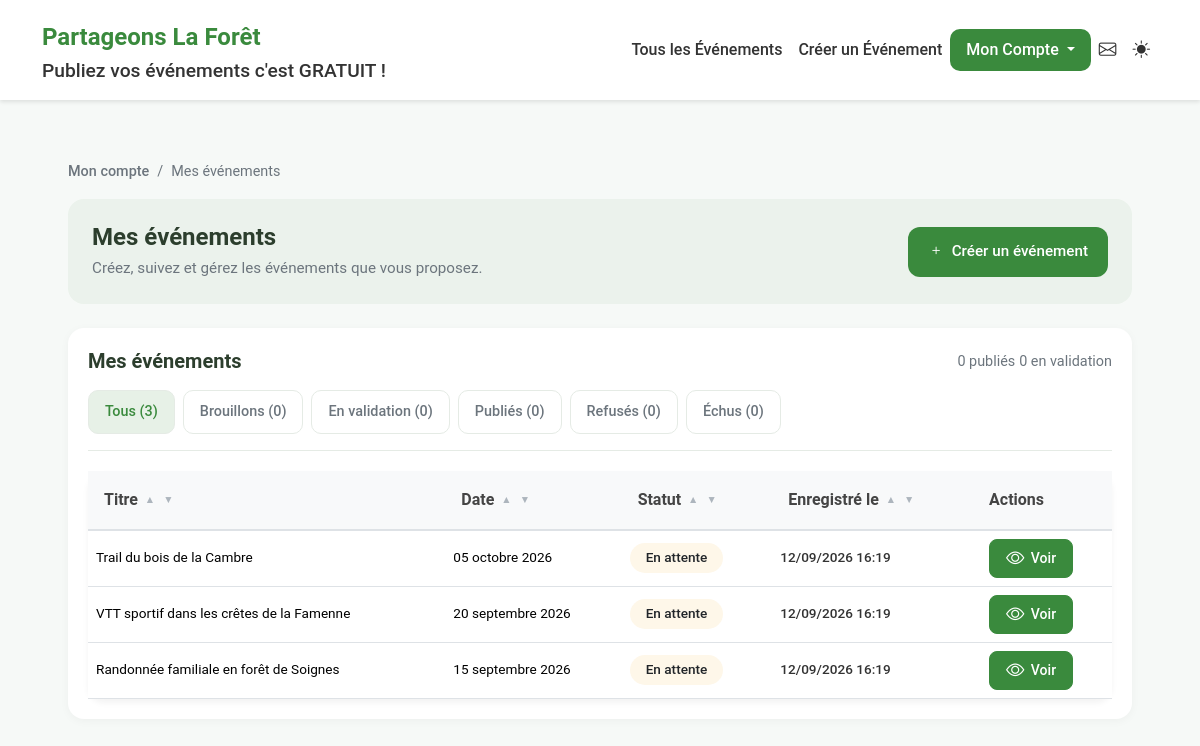
/pages/user/my-events.php (signed in), run on the app's committed database.
### tables this page shows
CREATE TABLE IF NOT EXISTS `events` (
    `id` INT NOT NULL AUTO_INCREMENT,
    `title` VARCHAR(255) NOT NULL,
    `description` TEXT,
    `category_id` INT DEFAULT NULL,
    `date` DATE NOT NULL,
    `start_time` TIME NOT NULL,
    `end_time` TIME DEFAULT NULL,
    `registration_opens` TIME DEFAULT NULL,
    `registration_closes` TIME DEFAULT NULL,
    `location` VARCHAR(255) DEFAULT NULL,
    `venue` VARCHAR(255) DEFAULT NULL,
    `coordinates` VARCHAR(255) DEFAULT NULL,
    `meeting_name` VARCHAR(255) DEFAULT NULL,
    `meeting_address` VARCHAR(255) DEFAULT NULL,
    `meeting_city` VARCHAR(255) DEFAULT NULL,
    `meeting_coordinates` VARCHAR(255) DEFAULT NULL,
    `difficulty` ENUM('easy','medium','hard') DEFAULT NULL,
    `max_participants` INT DEFAULT NULL,
    `status` ENUM('draft','published','approved','pending','rejected','expired') DEFAULT 'draft',
    `submitted_at` DATETIME DEFAULT NULL,
    `validated_at` DATETIME DEFAULT NULL,
    `validated_by` INT DEFAULT NULL,
    `rejection_reason` VARCHAR(1000) DEFAULT NULL,
    `main_image_path` VARCHAR(255) DEFAULT NULL,
    `main_image` VARCHAR(255) DEFAULT NULL,
    `user_id` INT DEFAULT NULL,
    `organizer_id` INT DEFAULT NULL,
    `created_by` INT DEFAULT NULL,
    `organisation` VARCHAR(40) DEFAULT NULL,
    `has_gpx` TINYINT DEFAULT 0,
    `gpx_path` VARCHAR(255) DEFAULT NULL,
    `gpx_downloadable` TINYINT DEFAULT 0,
    `view_count` INT DEFAULT 0,
    `created_at` TIMESTAMP NOT NULL DEFAULT CURRENT_TIMESTAMP,
    `updated_at` TIMESTAMP NULL DEFAULT NULL ON UPDATE CURRENT_TIMESTAMP,
    PRIMARY KEY (`id`),
    KEY `category_id` (`category_id`),
    KEY `user_id` (`user_id`),
    KEY `status` (`status`),
    KEY `date` (`date`),
    KEY `status_date` (`status`, `date`),
    CONSTRAINT `events_ibfk_1` FOREIGN KEY (`category_id`) REFERENCES `event_categories` (`id`) ON DELETE SET NULL,
    CONSTRAINT `events_ibfk_2` FOREIGN KEY (`user_id`) REFERENCES `users` (`id`) ON DELETE SET NULL
);

### pages/user/my-events.php (the view, shortened to what this page needs)
<?php
$totalEvents = 0;
$approvedEvents = [];
$pendingEvents = [];
$draftEvents = [];
$rejectedEvents = [];
$expiredEvents = [];
$currentTab = 'all';
$filteredEvents = [];
try {
    $db = getConnection();
    $stmt = $db->prepare('SELECT * FROM users WHERE id = ?');
    $stmt->execute([getCurrentUserId()]);
    $user = $stmt->fetch();
    $stmt = $db->prepare('
        SELECT * FROM events
        WHERE user_id = ?
        ORDER BY date DESC, start_time DESC
    ');
    $stmt->execute([$user['id']]);
    $events = $stmt->fetchAll(PDO::FETCH_ASSOC);
    $stmt2 = $db->prepare('
        SELECT d.* FROM draft_events d
        WHERE d.user_id = ?
          AND (d.status IS NULL OR d.status != \'published\')
          AND NOT (
              d.original_event_id IS NULL
              AND EXISTS (
                  SELECT 1 FROM events e
                  WHERE e.user_id = d.user_id
                    AND e.title = d.title
                    AND e.date = d.date
              )
          )
        ORDER BY d.updated_at DESC
    ');
    $stmt2->execute([$user['id']]);
    $drafts = $stmt2->fetchAll(PDO::FETCH_ASSOC);
    $events = array_merge($events, $drafts);
    $totalEvents = count($events);
    $approvedEvents = array_filter($events, function($event) {
        return ($event['status'] ?? '') === 'approved';
    });
    $pendingEvents = array_filter($events, function($event) {
        return ($event['status'] ?? '') === 'pending';
    });
    $draftEvents = array_filter($events, function($event) {
        return ($event['status'] ?? '') === 'draft';
    });
    $rejectedEvents = array_filter($events, function($event) {
        return ($event['status'] ?? '') === 'rejected';
    });
    $today = new DateTime('today');
    $expiredEvents = array_filter($events, function($event) use ($today) {
        $status = $event['status'] ?? '';
        if ($status === 'expired') return true;
        if ($status === 'approved' && !empty($event['date'])) {
            try { return (new DateTime($event['date'])) < $today; } catch (Exception $e) { return false; }
        }
        return false;
    });
    $currentTab = $_GET['status'] ?? 'all';
    $filteredEvents = $events;
} catch (Exception $e) {
    error_log('Erreur my-events.php: ' . $e->getMessage());
    addFlashMessage('danger', "Une erreur est survenue lors de la récupération de vos événements.");
}
function getStatusBadge(?string $status, bool $isCancelled = false, ?string $eventDate = null): string {
    switch ($status) {
        default:
            return '<span class="badge bg-warning text-dark">En attente</span>';
    }
}
function formatEventDate(?string $date): string {
    $timestamp = strtotime($date);
    if (class_exists('IntlDateFormatter')) {
        $formatter = new IntlDateFormatter(
            'fr_FR',
            IntlDateFormatter::LONG,
            IntlDateFormatter::NONE,
            null,
            null,
            'dd MMMM yyyy'
        );
        return $formatter->format($timestamp);
    }
    $months = [
        1 => 'janvier', 'février', 'mars', 'avril', 'mai', 'juin',
        'juillet', 'août', 'septembre', 'octobre', 'novembre', 'décembre'
    ];
    return date('j', $timestamp) . ' ' . $months[(int) date('n', $timestamp)] . ' ' . date('Y', $timestamp);
}
require_once __DIR__ . '/../../templates/layouts/header-solid.php';
?>
<link rel="stylesheet" href="/assets/css/pages/user/my-events.css">
<main class="my-events-container">
    <nav class="my-events-breadcrumb" aria-label="Breadcrumb">
        <ol>
            <li><a href="/pages/user/profile.php">Mon compte</a></li>
            <li><span aria-current="page">Mes événements</span></li>
        </ol>
    </nav>
    <section class="my-events-hero" aria-labelledby="events-hero-title">
        <div class="my-events-hero-text">
            <h1 id="events-hero-title">Mes événements</h1>
            <p>Créez, suivez et gérez les événements que vous proposez.</p>
        </div>
        <a href="/?create=1" class="btn btn-create">
            <i class="bi bi-plus" aria-hidden="true"></i>
            Créer un événement
        </a>
    </section>
    <section class="my-events-card" aria-labelledby="events-section-title">
        <div class="my-events-card-header">
            <h2 id="events-section-title">Mes événements</h2>
            <div class="my-events-counts">
                <span><?= count($approvedEvents) ?> publiés</span>
                <span><?= count($pendingEvents) ?> en validation</span>
            </div>
        </div>
        <nav class="my-events-tabs" aria-label="Filtrer les événements">
            <?php
            $tabs = [
                'all'      => ['Tous', $totalEvents],
                'draft'    => ['Brouillons', count($draftEvents)],
                'pending'  => ['En validation', count($pendingEvents)],
                'approved' => ['Publiés', count($approvedEvents)],
                'rejected' => ['Refusés', count($rejectedEvents)],
                'expired'  => ['Échus', count($expiredEvents)],
            ];
            foreach ($tabs as $status => $tab):
                $isActive = $currentTab === $status;
            ?>
                <a class="my-events-tab <?= $isActive ? 'active' : '' ?>"
                   href="?status=<?= $status ?>"
                   <?= $isActive ? 'aria-current="page"' : '' ?>>
                    <?= $tab[0] ?> (<?= $tab[1] ?>)
                </a>
            <?php endforeach; ?>
        </nav>
        <div class="my-events-content">
            <?php if (empty($filteredEvents)): ?>
                <div class="my-events-empty">
                    <span class="my-events-empty-icon" aria-hidden="true">+</span>
                    <h3>Créez votre premier événement</h3>
                    <p>Proposez une randonnée, un parcours VTT ou une activité nature. Vous pourrez l’enregistrer en brouillon avant de le soumettre.</p>
                    <a href="/?create=1" class="btn btn-create">
                        <i class="bi bi-plus" aria-hidden="true"></i>
                        Créer un événement
                    </a>
                </div>
            <?php else: ?>
                <div class="events-table">
                    <div class="table-responsive">
                        <table class="table table-modern align-middle" id="my-events-table">
                            <thead>
                                <tr>
                                    <th><button type="button" class="sort-toggle" data-sort="title" aria-label="Trier par titre">Titre <span class="arrows"><span class="caret up">▲</span><span class="caret down">▼</span></span></button></th>
                                    <th><button type="button" class="sort-toggle" data-sort="date" aria-label="Trier par date">Date <span class="arrows"><span class="caret up">▲</span><span class="caret down">▼</span></span></button></th>
                                    <th><button type="button" class="sort-toggle" data-sort="status" aria-label="Trier par statut">Statut <span class="arrows"><span class="caret up">▲</span><span class="caret down">▼</span></span></button></th>
                                    <th><button type="button" class="sort-toggle" data-sort="recorded" aria-label="Trier par enregistrement">Enregistré le <span class="arrows"><span class="caret up">▲</span><span class="caret down">▼</span></span></button></th>
                                    <th class="text-start ps-1">Actions</th>
                                </tr>
                            </thead>
                            <tbody class="myev-compact">
                                <?php foreach ($filteredEvents as $event): ?>
                                    <?php
                                        $ts = $event['created_at'] ?? $event['updated_at'] ?? null;
                                        $tsOut = '';
                                        $tsEpoch = '';
                                        if ($ts) {
                                            try { $dt = new DateTime($ts); $tsOut = $dt->format('d/m/Y H:i'); $tsEpoch = $dt->getTimestamp(); } catch (Exception $e) { $tsOut = ''; $tsEpoch = ''; }
                                        }
                                        $titleText = trim((string)($event['title'] ?? ''));
                                        $eventDateStr = ($event['status'] === 'draft') ? ($event['created_at'] ?? $event['date'] ?? null) : ($event['date'] ?? null);
                                        $eventDateEpoch = '';
                                        if ($eventDateStr) { $eventDateEpoch = strtotime($eventDateStr) ?: ''; }
                                        $statusText = (string)($event['status'] ?? '');
                                    ?>
                                    <tr class="<?= filter_var($event['is_cancelled'] ?? false, FILTER_VALIDATE_BOOLEAN) ? 'event-cancelled' : '' ?>" data-title="<?= htmlspecialchars($titleText) ?>" data-date-ts="<?= htmlspecialchars($eventDateEpoch) ?>" data-status="<?= htmlspecialchars($statusText) ?>" data-recorded-ts="<?= htmlspecialchars($tsEpoch) ?>">
                                        <td class="cell-title">
                                            <?php if ($event['status'] === 'draft'): ?>
                                                <a href="/?create=1&draft_id=<?= (int)$event['id'] ?>" class="draft-title">
                                                    <?= htmlspecialchars($event['title'] ?? '') ?>
                                                </a>
                                            <?php else: ?>
                                                <span class="title-text"><?= htmlspecialchars($event['title'] ?? '') ?></span>
                                            <?php endif; ?>
                                        </td>
                                        <td class="cell-date">
                                            <?php if ($event['status'] === 'draft'): ?>
                                                <?= formatEventDate($event['created_at'] ?? $event['date']) ?>
                                            <?php else: ?>
                                                <?= formatEventDate($event['date']) ?>
                                            <?php endif; ?>
                                        </td>
                                        <td class="cell-status"><?= getStatusBadge($event['status'], filter_var($event['is_cancelled'] ?? false, FILTER_VALIDATE_BOOLEAN), $event['date'] ?? null) ?></td>
                                        <td class="cell-recorded"><span class="myev-recorded"><?= htmlspecialchars($tsOut) ?></span></td>
                                        <td class="text-start ps-1">
                                            <?php if ($event['status'] === 'draft'): ?>
                                                <button type="button" class="btn btn-sm btn-action btn-delete" data-bs-toggle="modal" data-bs-target="#deleteConfirmModal" data-draft-id="<?= (int)$event['id'] ?>" title="Supprimer">
                                                    <i class="bi bi-trash"></i><span>Supprimer</span>
                                                </button>
                                            <?php else: ?>
                                                <div class="btn-actions">
                                                    <a href="/event/<?= $event['id'] ?>"
                                                       class="btn btn-sm btn-action btn-view" title="Voir">
                                                        <i class="bi bi-eye"></i><span>Voir</span>
                                                    </a>
                                                </div>
                                            <?php endif; ?>
                                        </td>
                                    </tr>
                                <?php endforeach; ?>
                            </tbody>
                        </table>
                    </div>
                </div>
            <?php endif; ?>
        </div>
    </section>
</main>
<?php require_once __DIR__ . '/../../templates/layouts/footer.php'; ?>

### data on the page
events: title "Trail du bois de la Cambre", date "05 octobre 2026", status "En attente", created_at "12/09/2026 16:19"
events: title "VTT sportif dans les crêtes de la Famenne", date "20 septembre 2026", status "En attente", created_at "12/09/2026 16:19"
events: title "Randonnée familiale en forêt de Soignes", date "15 septembre 2026", status "En attente", created_at "12/09/2026 16:19"

### other printed values
count($approvedEvents) "0"
count($pendingEvents) "0"
$tab[0] "Tous"
$tab[1] "3"
$tab[0] "Brouillons"
$tab[1] "0"
$tab[0] "En validation"
$tab[0] "Publiés"
$tab[0] "Refusés"
$tab[0] "Échus"
